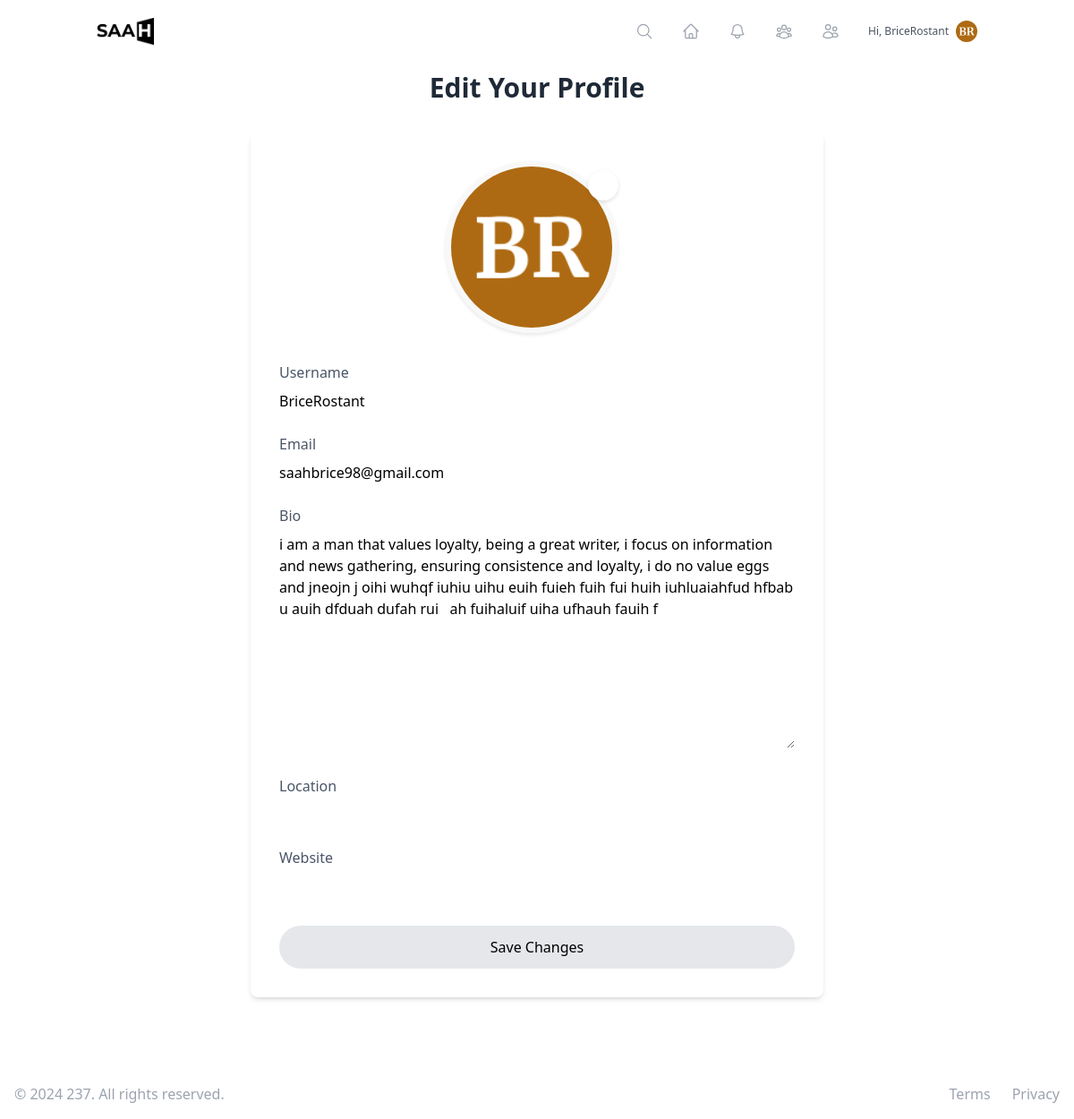
Screenshot of /users/profile/edit/ (signed in) with the database file from the repository.
### users/models.py (models this page shows, shortened)
class User(AbstractUser):
    bio = models.TextField(max_length=500, blank=True)
    profile_picture = models.ImageField(upload_to='profile_pics/', blank=True, null=True)
    date_joined = models.DateTimeField(auto_now_add=True)
    location = models.CharField(max_length=100, blank=True)
    website = models.URLField(max_length=200, blank=True)
    onesignal_player_id = models.CharField(max_length=36, blank=True, null=True)
    following = models.ManyToManyField('self', symmetrical=False, related_name='followers')
    blocked_users = models.ManyToManyField('self', symmetrical=False, related_name='blocked_by')
    is_verified = models.BooleanField(default=False)
    is_premium = models.BooleanField(default=False)
    is_manual_writer = models.BooleanField(default=False)
    def get_avatar_url(self):
        return get_or_create_avatar(self)
    def unread_notifications_count(self):
        return self.notifications.filter(is_read=False).count()

### users/views.py (the view, shortened to what this page needs)
# urls.py: path('profile/edit/', UserProfileUpdateView.as_view(), name='user_profile_edit'),
class UserProfileUpdateView(LoginRequiredMixin, UpdateView):
    model = User
    form_class = UserProfileForm
    template_name = 'users/profile_edit.html'
    success_url = reverse_lazy('user_profile')
    def get_object(self, queryset=None):
        return self.request.user

### users/forms.py
class UserProfileForm(forms.ModelForm):
    profile_picture = forms.ImageField(required=False, widget=forms.FileInput(attrs={'id': 'imageUpload'}))
    bio = forms.CharField(widget=forms.Textarea(attrs={'class':'w-full '}), required=False)
    location = forms.CharField(max_length=100, required=False)
    website = forms.URLField(required=False)
    class Meta:
        model = TUser
        fields = ['username', 'email', 'bio', 'profile_picture', 'location', 'website']
    def __init__(self, *args, **kwargs):
        super().__init__(*args, **kwargs)
        if self.instance:
            self.fields['profile_picture'].initial = self.instance.profile_picture

### users/utils.py (called while the page is built)
def get_or_create_avatar(user):
    cache_key = f'user_avatar_{user.id}'
    avatar_url = cache.get(cache_key)
    if not avatar_url:
        if not user.profile_picture:
            avatar = generate_avatar(user.username)
            user.profile_picture.save(f"{user.username}_avatar.png", avatar, save=True)
        avatar_url = user.profile_picture.url
        cache.set(cache_key, avatar_url, timeout=86400)  # Cache for 24 hours
    return avatar_url

### templates/users/profile_edit.html (shortened to what this page needs)
{% extends "base.html" %}
{% load static %}
{% block content %}
<div class="container mx-auto px-4 py-8 max-w-2xl">
    <h1 class="text-3xl font-bold text-center mb-8 text-gray-800">Edit Your Profile</h1>
    <form method="post" enctype="multipart/form-data" class="bg-white shadow-md rounded-lg p-8">
        <div class="avatar-upload mb-8">
            <div class="avatar-edit">
                <label for="imageUpload"></label>
            </div>
            <div class="avatar-preview">
                <div id="imagePreview" style="background-image: url('{% if user.profile_picture %}{{ user.profile_picture.url }}{% else %}{% static 'images/default-avatar.png' %}{% endif %}');">
                </div>
            </div>
        </div>
        <div class="form-group">
            <label for="{{ form.username.id_for_label }}" class="form-label">Username</label>
            {{ form.username }}
        </div>
        <div class="form-group">
            <label for="{{ form.email.id_for_label }}" class="form-label">Email</label>
            {{ form.email }}
        </div>
        <div class="form-group">
            <label for="{{ form.bio.id_for_label }}" class="form-label">Bio</label>
            {{ form.bio }}
        </div>
        <div class="form-group">
            <label for="{{ form.location.id_for_label }}" class="form-label">Location</label>
            {{ form.location }}
        </div>
        <div class="form-group">
            <label for="{{ form.website.id_for_label }}" class="form-label">Website</label>
            {{ form.website }}
        </div>
        <div class="mt-8">
            <button type="submit" class="w-full bg-gray-200 hover:bg-gray-300  py-3 px-4 rounded-full transition duration-300 ease-in-out transform hover:-translate-y-1 hover:scale-105">
                Save Changes
            </button>
        </div>
    </form>
</div>
{% endblock %}

### templates/base.html (shortened to what this page needs)
<!DOCTYPE html>
{% load static %}
<html lang="en">
<head>
    <script src="https://cdn.tailwindcss.com"></script>
</head>
<body class=" min-h-screen flex flex-col">
    <header class="navbar fixed top-0 left-0 w-full z-30">
        <nav class="container mx-auto flex justify-between items-center p-5">
            <div class="">
                <a href="{% url 'article_list' %}" class="">
                    <img src="{% static 'logo.png' %}" alt="SAAH" class="inline-block" style="max-height: 30px;" />
                </a>
            </div>
            {% if user.is_authenticated %}
                <div class="hidden md:flex items-center space-x-8">
                    <a href="{% url 'search' %}" class="text-gray-400 hover:text-gray-600 group relative" title="Search">
                        <svg class="w-5 h-5" fill="none" stroke="currentColor" viewBox="0 0 24 24" xmlns="http://www.w3.org/2000/svg" stroke-width="1.5">
                            <path stroke-linecap="round" stroke-linejoin="round" d="M21 21l-5.197-5.197m0 0A7.5 7.5 0 105.196 5.196a7.5 7.5 0 0010.607 10.607z" />
                        </svg>
                    </a>
                    <a href="{% url 'article_list' %}" class="text-gray-400 hover:text-gray-600 group relative" title="Home">
                    </a>
                    <a href="{% url 'notification_list' %}" class="text-gray-400 hover:text-gray-600 relative group" title="Notifications">
                    </a>
                    <a href="{% url 'following_list' %}" class="text-gray-400 hover:text-gray-600 group relative" title="Connections">
                    </a>
                    <a href="{% url 'followers_list' %}" class="text-gray-400 hover:text-gray-600 group relative" title="Followers">
                    </a>
                    <a href="{% url 'user_profile' user.username %}" class="flex items-center space-x-2 text-gray-600 hover:text-gray-800 group relative">
                        <span class="text-xs">Hi, {{ user.username }}</span>
                        <img src="{{ user.get_avatar_url }}" alt="{{ user.username }}" class="w-6 h-6 rounded-full">
                    </a>
                </div>
            {% endif %}
        </nav>
    </header>
    <main class="my-12">
        {% block content %}
        {% endblock %}
    </main>
    <footer class="footer bottom-0 left-0 w-full hero-foot  text-xs md:text-base z-30">
        <div class="max-w-7xl mx-auto py-2 md:py-4 px-2 md:px-4 flex flex-col md:flex-row items-center justify-between">
            <div class="flex justify-center space-x-4 md:space-x-6 order-2 md:order-2">
                <a href="#" class="text-gray-400 hover:text-gray-500">
                    Terms
                </a>
                <a href="#" class="text-gray-400 hover:text-gray-500">
                    Privacy
                </a>
            </div>
            <div class="mt-2 md:mt-0 order-1 md:order-1">
                <p class="text-center text-gray-400">&copy; 2024 237. All rights reserved.</p>
            </div>
        </div>
    </footer>
</body>
</html>

### templates/base.html (style rules this page uses)
.navbar, .footer { transition: transform 0.3s ease-in-out; }

### templates/users/profile_edit.html (style rules this page uses)
.form-group { margin-bottom: 1.5rem; transition: all 0.3s ease; }
.form-label { display: block; margin-bottom: 0.5rem; font-weight: 500; color: #4a5568; transition: all 0.3s ease; }
.avatar-upload { position: relative; max-width: 205px; margin: 0 auto 2rem; }
.avatar-edit { position: absolute; right: 12px; z-index: 1; top: 10px; }
.avatar-edit label { display: inline-block; width: 34px; height: 34px; margin-bottom: 0; border-radius: 100%; background: #ffffff; border: 1px solid transparent; box-shadow: 0px 2px 4px 0px rgba(0, 0, 0, 0.12); cursor: pointer; font-weight: normal; transition: all 0.2s ease-in-out; }
.avatar-edit label:after { content: "\f040"; font-family: 'FontAwesome'; color: #757575; position: absolute; top: 10px; left: 0; right: 0; text-align: center; margin: auto; }
.avatar-preview { width: 192px; height: 192px; position: relative; border-radius: 100%; border: 6px solid #f8f8f8; box-shadow: 0px 2px 4px 0px rgba(0, 0, 0, 0.1); }
.avatar-preview > div { width: 100%; height: 100%; border-radius: 100%; background-size: cover; background-repeat: no-repeat; background-position: center; }

### rows the page displays
User: username "BriceRostant", get_avatar_url (picture), profile_picture (picture), email "saahbrice98@gmail.com", bio "i am a man that values loyalty, being a great writer, i focus on information and news gathering, ensuring consistence and loyalty, i do no value eggs and jneojn j oihi wuhqf iuhiu uihu euih fuieh fuih fui huih iuhluaiahfud hfbab u auih dfduah dufah rui ah fuihaluif uiha ufhauh fauih f"
